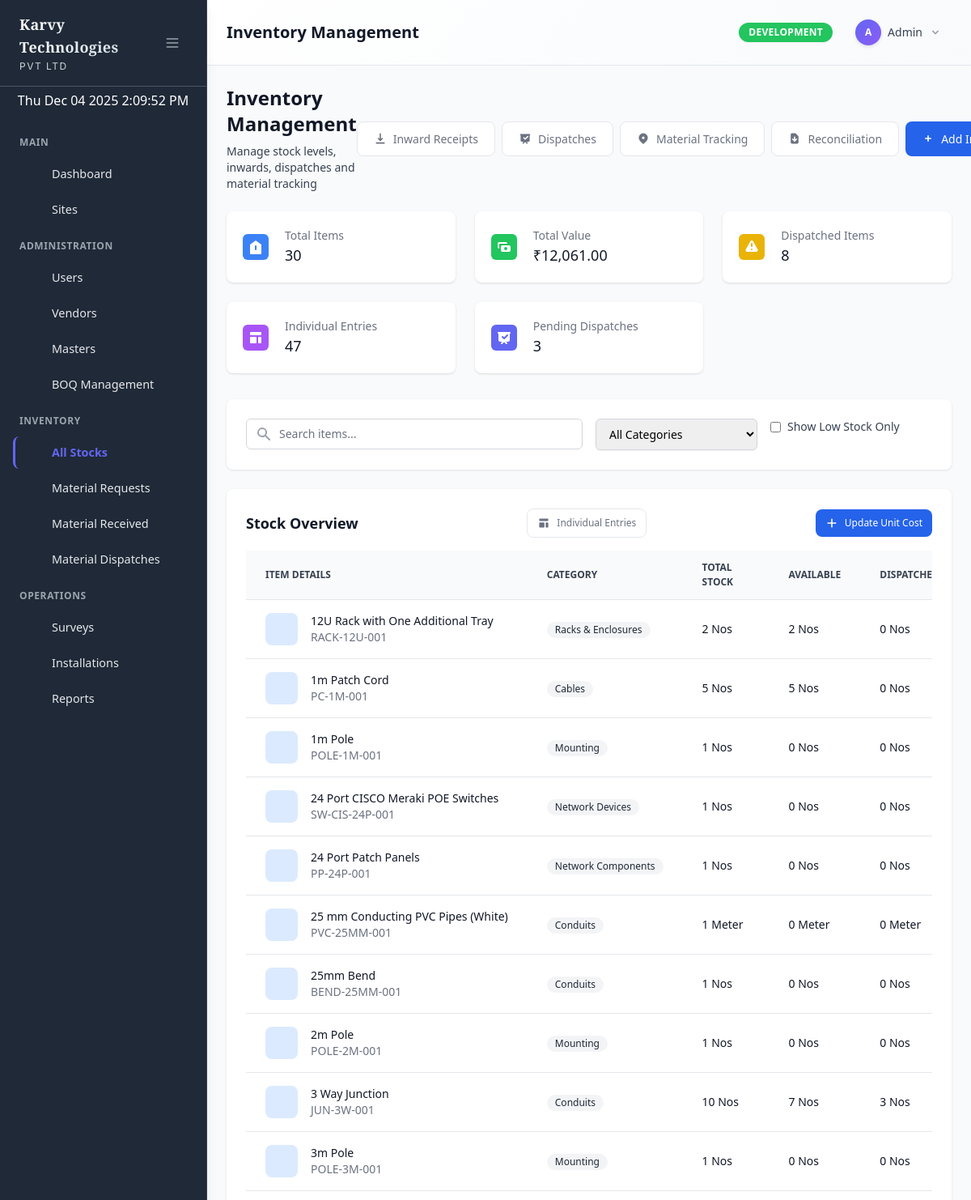
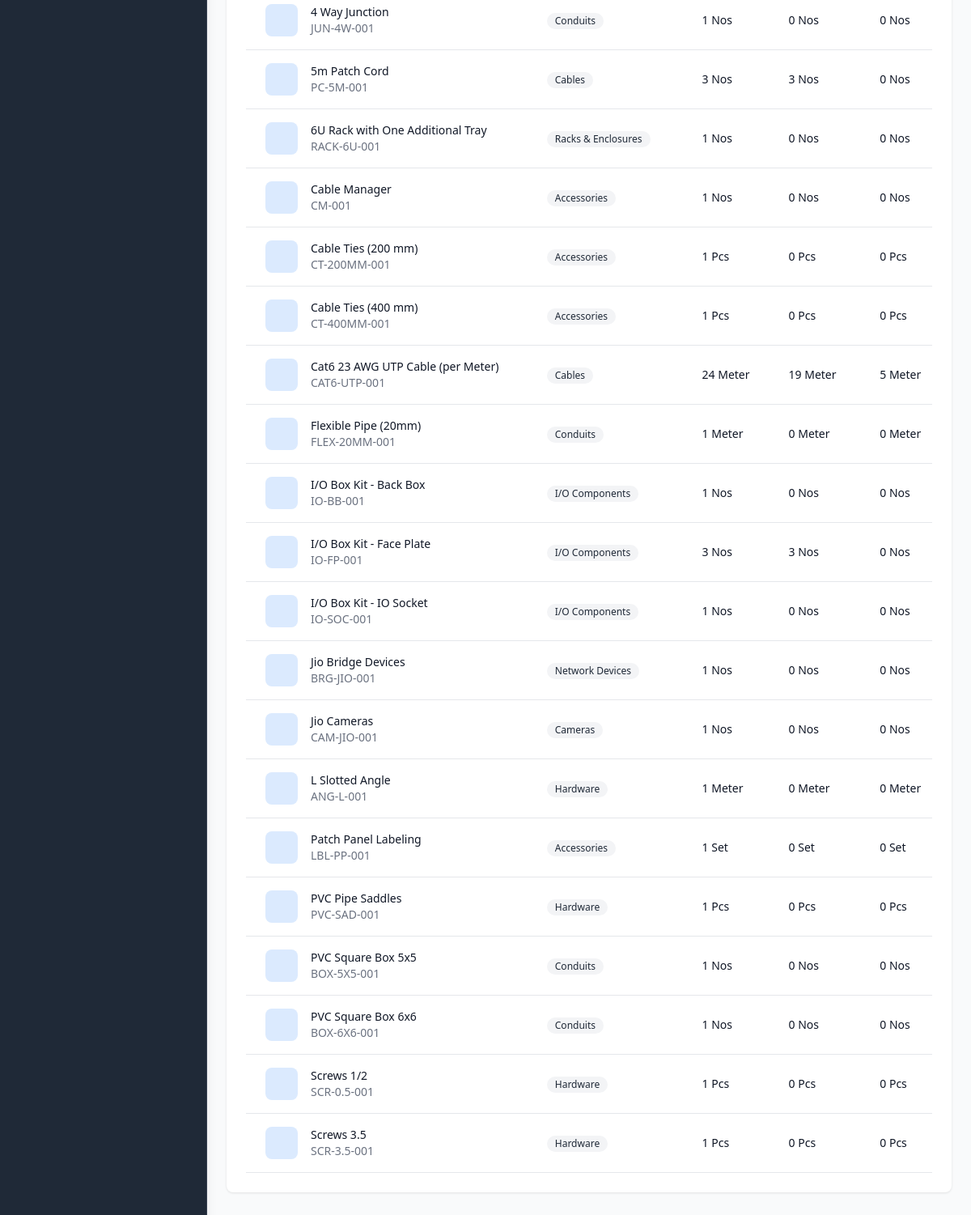
The page /admin/inventory/index.php (signed in) on the database its author committed (2 pictures, top to bottom).
### tables this page shows
CREATE TABLE `menu_items` (
  `id` int(11) NOT NULL,
  `parent_id` int(11) DEFAULT NULL,
  `title` varchar(100) NOT NULL,
  `icon` varchar(100) DEFAULT NULL,
  `url` varchar(255) DEFAULT NULL,
  `sort_order` int(11) DEFAULT 0,
  `status` enum('active','inactive') DEFAULT 'active',
  `created_at` timestamp NOT NULL DEFAULT current_timestamp(),
  `updated_at` timestamp NOT NULL DEFAULT current_timestamp() ON UPDATE current_timestamp()
);

CREATE TABLE `boq_items` (
  `id` int(11) NOT NULL,
  `item_name` varchar(200) NOT NULL,
  `item_code` varchar(50) NOT NULL,
  `description` text DEFAULT NULL,
  `unit` varchar(20) NOT NULL,
  `category` varchar(100) DEFAULT NULL,
  `status` enum('active','inactive') DEFAULT 'active',
  `need_serial_number` tinyint(1) DEFAULT 0,
  `icon_class` varchar(60) DEFAULT NULL,
  `created_by` int(11) DEFAULT NULL,
  `updated_by` int(11) DEFAULT NULL,
  `created_at` timestamp NOT NULL DEFAULT current_timestamp(),
  `updated_at` timestamp NOT NULL DEFAULT current_timestamp() ON UPDATE current_timestamp()
);

### admin/inventory/index.php (the view, shortened to what the rows shown need)
<?php
require_once __DIR__ . '/../../models/Inventory.php';
$inventoryModel = new Inventory();
$search = $_GET['search'] ?? '';
$category = $_GET['category'] ?? '';
$lowStock = isset($_GET['low_stock']);
$stockItems = $inventoryModel->getStockOverview($search, $category, $lowStock);
?>
<div class="flex justify-between items-center mb-6">
    <div>
        <h1 class="text-2xl font-semibold text-gray-900">Inventory Management</h1>
    </div>
</div>
<div class="card">
    <div class="card-body">
        <div class="overflow-x-auto">
            <table class="data-table" id="stockTable">
                <thead>
                    <tr>
                        <th>Item Details</th>
                        <th>Category</th>
                        <th>Total Stock</th>
                        <th>Available</th>
                        <th>Dispatched</th>
                    </tr>
                </thead>
                <tbody>
                    <?php foreach ($stockItems as $item): ?>
                    <tr>
                        <td>
                            <div class="flex items-center">
                                <div class="flex-shrink-0 h-10 w-10">
                                    <div class="h-10 w-10 rounded-lg bg-blue-100 flex items-center justify-center">
                                    </div>
                                </div>
                                <div class="ml-4">
                                    <div class="text-sm font-medium text-gray-900"><?php echo htmlspecialchars($item['item_name']); ?></div>
                                    <div class="text-sm text-gray-500"><?php echo htmlspecialchars($item['item_code']); ?></div>
                                </div>
                            </div>
                        </td>
                        <td>
                            <span class="inline-flex items-center px-2.5 py-0.5 rounded-full text-xs font-medium bg-gray-100 text-gray-800">
                                <?php echo htmlspecialchars($item['category'] ?: 'Uncategorized'); ?>
                            </span>
                        </td>
                        <td>
                            <div class="text-sm text-gray-900"><?php echo number_format($item['total_stock'] ?? 0); ?> <?php echo htmlspecialchars($item['unit']); ?></div>
                        </td>
                        <td>
                            <div class="text-sm text-gray-900"><?php echo number_format($item['available_stock'] ?? 0); ?> <?php echo htmlspecialchars($item['unit']); ?></div>
                        </td>
                        <td>
                            <div class="text-sm text-gray-900"><?php echo number_format($item['dispatched_stock'] ?? 0); ?> <?php echo htmlspecialchars($item['unit']); ?></div>
                        </td>
                    </tr>
                    <?php endforeach; ?>
                </tbody>
            </table>
        </div>
    </div>
</div>
<?php
include __DIR__ . '/../../includes/admin_layout.php';
?>

### includes/dynamic_sidebar.php (shortened to what the rows shown need)
<?php
require_once __DIR__ . '/../models/Menu.php';
function renderDynamicSidebar($currentUser) {
    $menuModel = new Menu();
    $menuItems = $menuModel->getMenuForUser($currentUser['id'], $currentUser['role']);
    $currentUrl = $_SERVER['REQUEST_URI'];
    $sections = [];
    $currentSection = 'Main';
    foreach ($menuItems as $item) {
        if (!$item['url'] && !empty($item['children'])) {
            $currentSection = $item['title'];
            $sections[$currentSection] = $item['children'];
        } else {
            if (!isset($sections[$currentSection])) {
                $sections[$currentSection] = [];
            }
            $sections[$currentSection][] = $item;
        }
    }
    foreach ($sections as $sectionName => $sectionItems) {
        if (!empty($sectionItems)) {
            echo '<div class="menu-section-header"><span class="sidebar-text">' . htmlspecialchars($sectionName) . '</span></div>';
            foreach ($sectionItems as $item) {
                renderMenuItem($item, $currentUrl, 0);
            }
        }
    }
}
function renderMenuItem($item, $currentUrl, $level = 0) {
    $hasChildren = !empty($item['children']);
    $isActive = $item['url'] && strpos($currentUrl, $item['url']) !== false;
    $hasActiveChild = $hasChildren && hasActiveChild($item['children'], $currentUrl);
    $activeClass = ($isActive || $hasActiveChild) ? 'active' : '';
    if ($hasChildren) {
        echo '<div class="relative">';
        echo '<button onclick="toggleSubmenu(\'submenu-' . $item['id'] . '\')" class="sidebar-item w-full flex items-center justify-between ' . $activeClass . '" data-tooltip="' . htmlspecialchars($item['title']) . '">';
        echo '<div class="flex items-center">';
        echo renderMenuIcon($item['icon'], false);
        echo '<span class="sidebar-text">' . htmlspecialchars($item['title']) . '</span>';
        echo '</div>';
        echo '<svg id="arrow-' . $item['id'] . '" class="w-4 h-4 transition-transform duration-200" fill="currentColor" viewBox="0 0 20 20">';
        echo '<path fill-rule="evenodd" d="M5.293 7.293a1 1 0 011.414 0L10 10.586l3.293-3.293a1 1 0 111.414 1.414l-4 4a1 1 0 01-1.414 0l-4-4a1 1 0 010-1.414z" clip-rule="evenodd"></path>';
        echo '</svg>';
        echo '</button>';
        $submenuClass = ($isActive || $hasActiveChild) ? '' : 'hidden';
        echo '<div id="submenu-' . $item['id'] . '" class="' . $submenuClass . ' mt-2 space-y-1">';
        foreach ($item['children'] as $child) {
            renderMenuItem($child, $currentUrl, $level + 1);
        }
        echo '</div>';
        echo '</div>';
    } else {
        $itemClass = $level > 0 ? 'sidebar-subitem' : 'sidebar-item';
        if ($item['url']) {
            echo '<a href="' . url($item['url']) . '" class="' . $itemClass . ' ' . $activeClass . '" data-tooltip="' . htmlspecialchars($item['title']) . '">';
        } else {
            echo '<div class="' . $itemClass . ' ' . $activeClass . '" data-tooltip="' . htmlspecialchars($item['title']) . '">';
        }
        echo renderMenuIcon($item['icon'], $level > 0);
        echo '<span class="sidebar-text">' . htmlspecialchars($item['title']) . '</span>';
        if ($item['url']) {
            echo '</a>';
        } else {
            echo '</div>';
        }
    }
}
function renderMenuIcon($iconName, $isSubitem = false) {
    $iconPath = $icons[$iconName] ?? $icons['dashboard'];
    $iconSize = $isSubitem ? 'w-4 h-4 mr-2' : 'w-5 h-5 mr-3';
    return '<svg class="' . $iconSize . '" fill="currentColor" viewBox="0 0 20 20">' . $iconPath . '</svg>';
}
?>

### rows shown on the page
menu_items: title "Dashboard"
menu_items: title "Sites"
menu_items: title "Users"
menu_items: title "Vendors"
menu_items: title "Masters"
menu_items: title "BOQ Management"
menu_items: title "All Stocks"
menu_items: title "Material Requests"
menu_items: title "Material Received"
menu_items: title "Material Dispatches"
menu_items: title "Surveys"
menu_items: title "Installations"
menu_items: title "Reports"
boq_items: item_name "12U Rack with One Additional Tray", item_code "RACK-12U-001", category "Racks & Enclosures", total_stock "2", unit "Nos", available_stock "2", dispatched_stock "0"
boq_items: item_name "1m Patch Cord", item_code "PC-1M-001", category "Cables", total_stock "5", unit "Nos", available_stock "5", dispatched_stock "0"
boq_items: item_name "1m Pole", item_code "POLE-1M-001", category "Mounting", total_stock "1", unit "Nos", available_stock "0", dispatched_stock "0"
boq_items: item_name "24 Port CISCO Meraki POE Switches", item_code "SW-CIS-24P-001", category "Network Devices", total_stock "1", unit "Nos", available_stock "0", dispatched_stock "0"
boq_items: item_name "24 Port Patch Panels", item_code "PP-24P-001", category "Network Components", total_stock "1", unit "Nos", available_stock "0", dispatched_stock "0"
boq_items: item_name "25 mm Conducting PVC Pipes (White)", item_code "PVC-25MM-001", category "Conduits", total_stock "1", unit "Meter", available_stock "0", dispatched_stock "0"
boq_items: item_name "25mm Bend", item_code "BEND-25MM-001", category "Conduits", total_stock "1", unit "Nos", available_stock "0", dispatched_stock "0"
boq_items: item_name "2m Pole", item_code "POLE-2M-001", category "Mounting", total_stock "1", unit "Nos", available_stock "0", dispatched_stock "0"
boq_items: item_name "3 Way Junction", item_code "JUN-3W-001", category "Conduits", total_stock "10", unit "Nos", available_stock "7", dispatched_stock "3"
boq_items: item_name "3m Pole", item_code "POLE-3M-001", category "Mounting", total_stock "1", unit "Nos", available_stock "0", dispatched_stock "0"
boq_items: item_name "4 Way Junction", item_code "JUN-4W-001", category "Conduits", total_stock "1", unit "Nos", available_stock "0", dispatched_stock "0"
boq_items: item_name "5m Patch Cord", item_code "PC-5M-001", category "Cables", total_stock "3", unit "Nos", available_stock "3", dispatched_stock "0"
boq_items: item_name "6U Rack with One Additional Tray", item_code "RACK-6U-001", category "Racks & Enclosures", total_stock "1", unit "Nos", available_stock "0", dispatched_stock "0"
boq_items: item_name "Cable Manager", item_code "CM-001", category "Accessories", total_stock "1", unit "Nos", available_stock "0", dispatched_stock "0"
boq_items: item_name "Cable Ties (200 mm)", item_code "CT-200MM-001", category "Accessories", total_stock "1", unit "Pcs", available_stock "0", dispatched_stock "0"
boq_items: item_name "Cable Ties (400 mm)", item_code "CT-400MM-001", category "Accessories", total_stock "1", unit "Pcs", available_stock "0", dispatched_stock "0"
boq_items: item_name "Cat6 23 AWG UTP Cable (per Meter)", item_code "CAT6-UTP-001", category "Cables", total_stock "24", unit "Meter", available_stock "19", dispatched_stock "5"
boq_items: item_name "Flexible Pipe (20mm)", item_code "FLEX-20MM-001", category "Conduits", total_stock "1", unit "Meter", available_stock "0", dispatched_stock "0"
boq_items: item_name "I/O Box Kit - Back Box", item_code "IO-BB-001", category "I/O Components", total_stock "1", unit "Nos", available_stock "0", dispatched_stock "0"
boq_items: item_name "I/O Box Kit - Face Plate", item_code "IO-FP-001", category "I/O Components", total_stock "3", unit "Nos", available_stock "3", dispatched_stock "0"
boq_items: item_name "I/O Box Kit - IO Socket", item_code "IO-SOC-001", category "I/O Components", total_stock "1", unit "Nos", available_stock "0", dispatched_stock "0"
boq_items: item_name "Jio Bridge Devices", item_code "BRG-JIO-001", category "Network Devices", total_stock "1", unit "Nos", available_stock "0", dispatched_stock "0"
boq_items: item_name "Jio Cameras", item_code "CAM-JIO-001", category "Cameras", total_stock "1", unit "Nos", available_stock "0", dispatched_stock "0"
boq_items: item_name "L Slotted Angle", item_code "ANG-L-001", category "Hardware", total_stock "1", unit "Meter", available_stock "0", dispatched_stock "0"
boq_items: item_name "Patch Panel Labeling", item_code "LBL-PP-001", category "Accessories", total_stock "1", unit "Set", available_stock "0", dispatched_stock "0"
boq_items: item_name "PVC Pipe Saddles", item_code "PVC-SAD-001", category "Hardware", total_stock "1", unit "Pcs", available_stock "0", dispatched_stock "0"
boq_items: item_name "PVC Square Box 5x5", item_code "BOX-5X5-001", category "Conduits", total_stock "1", unit "Nos", available_stock "0", dispatched_stock "0"
boq_items: item_name "PVC Square Box 6x6", item_code "BOX-6X6-001", category "Conduits", total_stock "1", unit "Nos", available_stock "0", dispatched_stock "0"
boq_items: item_name "Screws 1/2", item_code "SCR-0.5-001", category "Hardware", total_stock "1", unit "Pcs", available_stock "0", dispatched_stock "0"
boq_items: item_name "Screws 3.5", item_code "SCR-3.5-001", category "Hardware", total_stock "1", unit "Pcs", available_stock "0", dispatched_stock "0"

### other values the page prints
$sectionName "MAIN"
$sectionName "ADMINISTRATION"
$sectionName "INVENTORY"
$sectionName "OPERATIONS"
$title "Inventory Management"
$env "DEVELOPMENT"
substr($currentUser['username'], 0, 1) "A"
$currentUser['username'] "Admin"
$stats['total_items'] "30"
$stats['total_value'] "12,061.00"
$stats['dispatched_quantity'] "8"
$stats['total_entries'] "47"
$stats['pending_dispatches'] "3"
